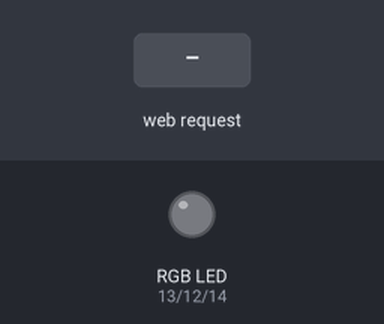
This sketch was run on a simulated ESP32. Shown: an RGB LED mixed from three pins (HIGH = lit). The inputs (shaded band) are chosen by the test bench. WiFi joins after 1.5 s; servers stay silent unless stated; what the sketch prints to the serial monitor is not drawn.

Above: at 2.7 s.
2.8 s: HTTP request GET /g/s received
At 3.7 s:
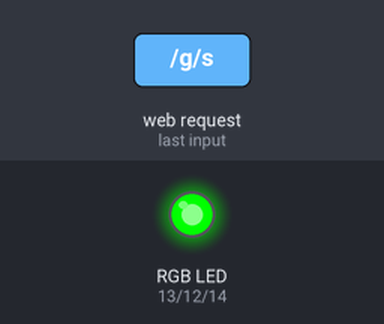
4.3 s: HTTP request GET /b/s received
At 4.8 s:
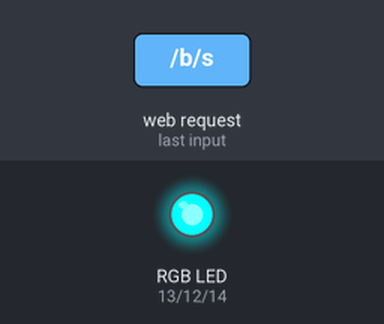
5.8 s: HTTP request GET /g/n received
At 7.0 s:
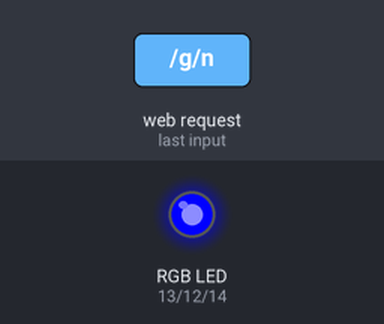
7.3 s: HTTP request GET /r/s received
At 8.2 s:
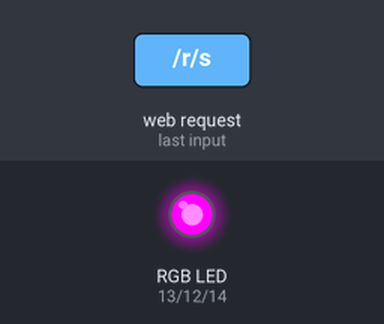
8.8 s: HTTP request GET /b/n received
At 9.4 s:
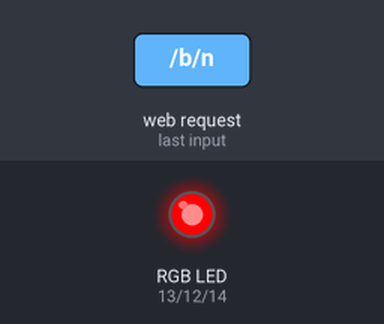
10.3 s: HTTP request GET /g/s received
At 11.7 s:
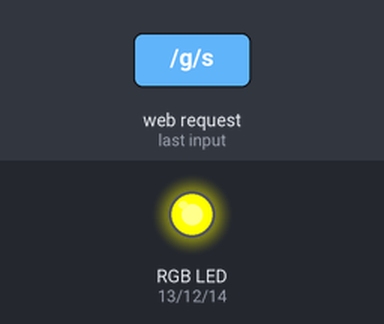
Timing chart, 0 to 12.8 s (numbered marks = the images above; inputs shaded):
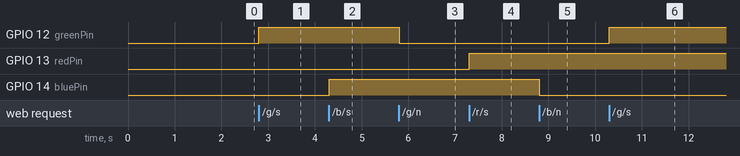

Measured:
- after the input at 2.8 s, GPIO 12 (greenPin): LOW → HIGH at once
- after the input at 4.3 s, GPIO 14 (bluePin): LOW → HIGH at once
- after the input at 5.8 s, GPIO 12 (greenPin): HIGH → LOW at once
- after the input at 7.3 s, GPIO 13 (redPin): LOW → HIGH at once
- after the input at 8.8 s, GPIO 14 (bluePin): HIGH → LOW at once
- after the input at 10.3 s, GPIO 12 (greenPin): LOW → HIGH at once

The sketch:

WebLedFinal.ino
```cpp
#include <WiFi.h>

// coloque aqui o nome e senha da rede WiFi
const char* ssid = "********";
const char* password = "********";

char c;
// Set web server port number to 80
WiFiServer server(80);

// Variable to store the HTTP request
String header;

const int redPin = 13;
String red = "off";//DECLARANDO AS VARIÁVEIS DA COR VERMELHA

const int greenPin = 12;
String green = "off";//DECLARANDO AS VARIÁVEIS DA COR VERDE

const int bluePin = 14;
String blue = "off";//DECLARANDO AS VARIÁVEIS DA COR AZUL

// Current time
unsigned long currentTime = millis();
// Previous time
unsigned long previousTime = 0;
// Define timeout time in milliseconds (example: 2000ms = 2s)
const long timeoutTime = 2000;

void setup() {
  Serial.begin(115200);
  // define os pinos do led rgb como saída
  pinMode(greenPin, OUTPUT);
  pinMode(bluePin, OUTPUT);
  pinMode(redPin, OUTPUT);
  // desliga todos os pinos
  digitalWrite(greenPin, LOW);
  digitalWrite(bluePin, LOW);
  digitalWrite(redPin, LOW);

  // conecta a esp32 a rede WiFi
  Serial.print("Se conectando a ");
  Serial.println(ssid);
  WiFi.begin(ssid, password);
  while (WiFi.status() != WL_CONNECTED) {
    delay(500);
    Serial.print(".");
  }
  // imprime no monitor serial o IP e inicia a página web
  Serial.println("");
  Serial.println("Wifi conectado.");
  Serial.println("Endereço IP: ");
  Serial.println(WiFi.localIP());
  server.begin();
}

void loop(){
  WiFiClient client = server.available();   // Listen for incoming clients

  if (client) {                             // If a new client connects,
    currentTime = millis();
    previousTime = currentTime;
    Serial.println("Novo acesso.");          // print a message out in the serial port
    String currentLine = "";                // make a String to hold incoming data from the client
    while (client.connected() && currentTime - previousTime <= timeoutTime) {  // loop while the client's connected
      currentTime = millis();
      if (client.available()) {             // if there's bytes to read from the client,
        c = client.read();              // read a byte, then
        Serial.write(c);                    // print it out the serial monitor
        header += c;
        if (c == '\n') {                    // if the byte is a newline character
          // if the current line is blank, you got two newline characters in a row.
          // that's the end of the client HTTP request, so send a response:
          if (currentLine.length() == 0) {
            // HTTP headers always start with a response code (e.g. HTTP/1.1 200 OK)
            // and a content-type so the client knows what's coming, then a blank line:
            client.print("HTTP/1.1 200 OK");
            client.println("Content-type:text/html");
            client.println("Connection: close");
            client.println("Refresh: 3");
            client.println();

            // função que liga/desliga os pinos do led rgb
            if (header.indexOf("GET /g/s") >= 0) {
              Serial.println("Verde ligado");
              green = "on";
              digitalWrite(greenPin, HIGH);
            } else if (header.indexOf("GET /g/n") >= 0) {
              Serial.println("Verde desligado");
              green = "off";
              digitalWrite(greenPin, LOW);
            } else if (header.indexOf("GET /b/s") >= 0) {
              Serial.println("Azul ligado");
              blue = "on";
              digitalWrite(bluePin, HIGH);
            } else if (header.indexOf("GET /b/n") >= 0) {
              Serial.println("Azul delsigado");
              blue = "off";
              digitalWrite(bluePin, LOW);
            } else if (header.indexOf("GET /r/s") >= 0) {
              Serial.println("Vermelho ligado");
              red = "on";
              digitalWrite(redPin, HIGH);
            } else if (header.indexOf("GET /r/n") >= 0) {
              Serial.println("Vermelho desligado");
              red = "off";
              digitalWrite(redPin, LOW);
            }

            // Display the HTML web page
            client.print(site1());
            break;
          } else { // if you got a newline, then clear currentLine
            currentLine = "";
          }
        }
      }
    }
    header = "";
    // Close the connection
    client.stop();
    Serial.println("Cliente desconectado.");
    Serial.println("");
  }
}
String site1(){
  String cod = "<!DOCTYPE html><html>\n";
  cod += "<head><meta charset=\"UTF-8\">\n";
  cod += "<title>RGB.com</title><meta name=\"viewport\" content=\"width=device-width, initial-scale=1\">\n";//define o titulo da aba
  cod += "<link rel=\"icon\" href=\"data:,\">\n";
  cod += "<style>html {color:#eee; font-family: Helvetica; font-weight: bold; display: inline-block; margin: 0px auto; text-align: center; background-color: #050505}\n";
  cod += ".gradient { background-color: black; background-image: linear-gradient( to bottom, #f00 33%, #0f0 55%, #00f 76%);";
  cod += "background-clip: text; -webkit-background-clip: text; -webkit-text-fill-color: transparent;}\n";//css para definir o gradiente do titulo da pagina

  cod += ".button { border: 3px solid; border-radius: 5px; padding: 14px 35px; font-size: 25px; font-weight: bold; margin: 2px; transition-duration: 0.4s; cursor: pointer;}\n";
  //parte do css que define o estilo dos botões
  cod += ".buttonr { background-color: #200; border-color: #b00; color: #f00;}\n";//css do botao vermelho
  cod += ".buttonr:hover { background-color: #f00; border-color: #900; color: #111;}\n";
  //hover: botão quando o mouse passa por cima
  cod += ".buttong { background-color: #020; border-color: #0b0; color: #0f0;}\n";//css do botao verde
  cod += ".buttong:hover { background-color: #0f0; border-color: #090; color: #111;}\n";

  cod += ".buttonb { background-color: #002; border-color: #00b; color: #00f;}\n";//css do botao azul
  cod += ".buttonb:hover { background-color: #00f; border-color: #009; color: #111;}\n";

  cod += ".button2 {background-color: #222; border-color: #bbb; color: #aaa; padding: 14px 30px; font-weight: bold;}\n";
  cod += ".button2:hover { background-color: #aaa; border-color: #555; color: #111;}\n";//css do botao de desligar(todos)
  //css definindo os queadros coloridos em volta dos títulos das cores
  cod += "#vermelho{display:block; color: #f00; border: 3px solid #f00; padding: 8px 12px; width: fit-content; margin: 0 auto;}\n";
  cod += "#vermelho:hover{color: #000; border-color: #900; background-color: #f00; cursor: not-allowed;}\n";

  cod += "#verde{display:block; color: #0f0; border: 3px solid #0f0; padding: 8px 12px;width: fit-content; margin: 0 auto;}\n";
  cod += "#verde:hover{color: #000; border-color: #090; background-color: #0f0; cursor: not-allowed;}\n";

  cod += "#azul{display:block; color: #00f; border: 3px solid #00f; padding: 8px 12px;width: fit-content; margin: 0 auto;}\n";
  cod += "#azul:hover{color: #000; border-color: #009; background-color: #00f; cursor: not-allowed;}\n";
  cod += "</style></head>\n";//
  cod += "<body><h1 class=\"gradient\"><b>RGB.com</b></h1>\n";
  cod += "<p id=\"vermelho\">VERMELHO - " + red + "</p>\n";
       if (red=="off") {
  cod += "<p><a href=\"/r/s\"><button class=\"button buttonr\">ON</button></a></p>\n";
   }
      else {
  cod += "<p><a href=\"/r/n\"><button class=\"button button2\">OFF</button></a></p>\n";
    }
  cod += "<p id=\"verde\">VERDE - " + green + "</p>\n";
       if (green=="off") {
  cod += "<p><a href=\"/g/s\"><button class=\"button buttong\">ON</button></a></p>\n";
   }
       else {
  cod += "<p><a href=\"/g/n\"><button class=\"button button2\">OFF</button></a></p>\n";
 }
  cod += "<p id=\"azul\">AZUL - " + blue + "</p>\n";
       if (blue=="off") {
  cod += "<p><a href=\"/b/s\"><button class=\"button buttonb\">ON</button></a></p>\n";
    }
       else {
  cod += "<p><a href=\"/b/n\"><button class=\"button button2\">OFF</button></a></p>\n";
   }
  cod += "</body></html>\n";
  cod += "\n";
  return cod;
}
```
